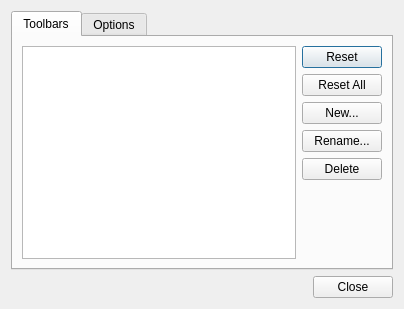
<?xml version="1.0" encoding="UTF-8"?>
<ui version="4.0">
 <class>CToolBarCustomizeDlg</class>
 <widget class="QDialog" name="CToolBarCustomizeDlg">
  <property name="geometry">
   <rect>
    <x>0</x>
    <y>0</y>
    <width>404</width>
    <height>309</height>
   </rect>
  </property>
  <property name="windowTitle">
   <string>Dialog</string>
  </property>
  <layout class="QVBoxLayout" name="verticalLayout_2">
   <item>
    <widget class="QTabWidget" name="tabWidget">
     <property name="currentIndex">
      <number>0</number>
     </property>
     <widget class="QWidget" name="toolbarsPage">
      <attribute name="title">
       <string>Toolbars</string>
      </attribute>
      <layout class="QHBoxLayout" name="horizontalLayout">
       <item>
        <widget class="QListView" name="toolbar_listview"/>
       </item>
       <item>
        <layout class="QVBoxLayout" name="verticalLayout_3">
         <item>
          <widget class="QPushButton" name="btnReset">
           <property name="text">
            <string>Reset</string>
           </property>
          </widget>
         </item>
         <item>
          <widget class="QPushButton" name="reset_all_button">
           <property name="text">
            <string>Reset All</string>
           </property>
          </widget>
         </item>
         <item>
          <widget class="QPushButton" name="btnNewToolbar">
           <property name="text">
            <string>New...</string>
           </property>
          </widget>
         </item>
         <item>
          <widget class="QPushButton" name="btnRenameToolbar">
           <property name="text">
            <string>Rename...</string>
           </property>
          </widget>
         </item>
         <item>
          <widget class="QPushButton" name="btnDelete">
           <property name="text">
            <string>Delete</string>
           </property>
          </widget>
         </item>
         <item>
          <spacer name="verticalSpacer_2">
           <property name="orientation">
            <enum>Qt::Vertical</enum>
           </property>
           <property name="sizeHint" stdset="0">
            <size>
             <width>20</width>
             <height>40</height>
            </size>
           </property>
          </spacer>
         </item>
        </layout>
       </item>
      </layout>
     </widget>
     <widget class="QWidget" name="optionsPage">
      <attribute name="title">
       <string>Options</string>
      </attribute>
      <layout class="QVBoxLayout" name="verticalLayout">
       <item>
        <widget class="QCheckBox" name="screen_tips_checkbox">
         <property name="text">
          <string>Show Screen Tips on toolbars</string>
         </property>
        </widget>
       </item>
       <item>
        <widget class="QCheckBox" name="large_icons_checkbox">
         <property name="text">
          <string>Large Icons</string>
         </property>
        </widget>
       </item>
       <item>
        <spacer name="verticalSpacer">
         <property name="orientation">
          <enum>Qt::Vertical</enum>
         </property>
         <property name="sizeHint" stdset="0">
          <size>
           <width>20</width>
           <height>167</height>
          </size>
         </property>
        </spacer>
       </item>
      </layout>
     </widget>
    </widget>
   </item>
   <item>
    <widget class="QDialogButtonBox" name="buttonBox">
     <property name="orientation">
      <enum>Qt::Horizontal</enum>
     </property>
     <property name="standardButtons">
      <set>QDialogButtonBox::Close</set>
     </property>
    </widget>
   </item>
  </layout>
 </widget>
 <resources/>
 <connections>
  <connection>
   <sender>buttonBox</sender>
   <signal>accepted()</signal>
   <receiver>CToolBarCustomizeDlg</receiver>
   <slot>accept()</slot>
   <hints>
    <hint type="sourcelabel">
     <x>248</x>
     <y>254</y>
    </hint>
    <hint type="destinationlabel">
     <x>157</x>
     <y>274</y>
    </hint>
   </hints>
  </connection>
  <connection>
   <sender>buttonBox</sender>
   <signal>rejected()</signal>
   <receiver>CToolBarCustomizeDlg</receiver>
   <slot>reject()</slot>
   <hints>
    <hint type="sourcelabel">
     <x>316</x>
     <y>260</y>
    </hint>
    <hint type="destinationlabel">
     <x>286</x>
     <y>274</y>
    </hint>
   </hints>
  </connection>
 </connections>
</ui>
